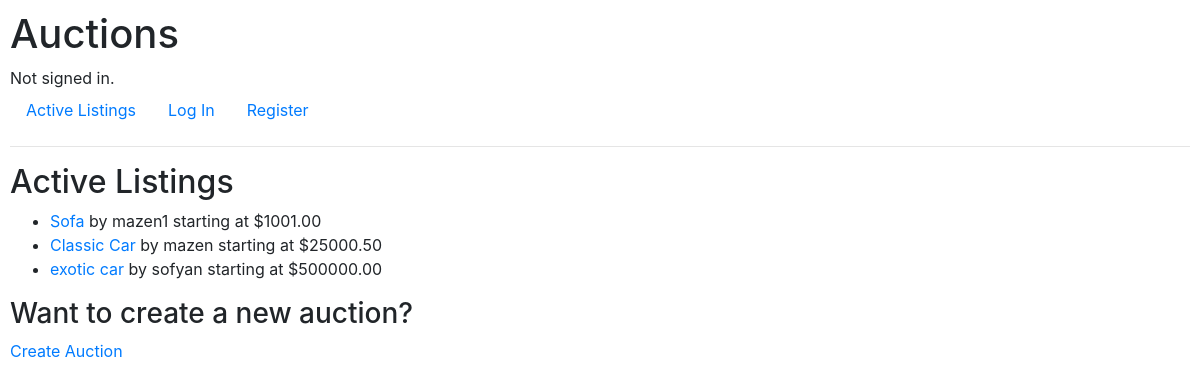
The app's page /, older data.
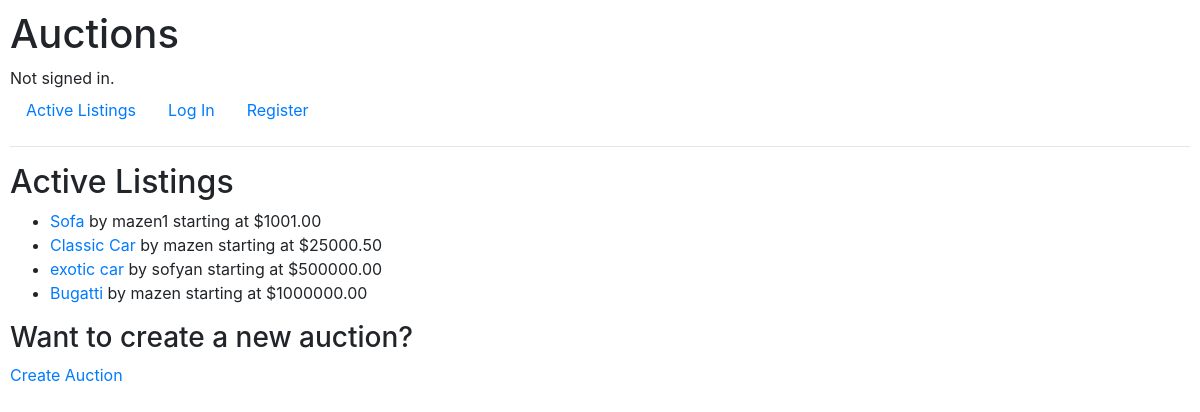
The same page, newer data.
### auctions/models.py (models this page shows, shortened)
class Listing(models.Model):
    title = models.CharField(max_length=100)
    description = models.TextField()
    starting_bid = models.DecimalField(max_digits=10, decimal_places=2)
    image_url = models.URLField(blank=True, null=True)
    category = models.CharField(max_length=50, blank=True, null=True)
    owner = models.ForeignKey(User, on_delete=models.CASCADE, related_name="listings")
    created_at = models.DateTimeField(auto_now_add=True)
    active = models.BooleanField(default=True)  # True = auction is open

class User(AbstractUser):
    pass

### auctions/views.py (the view)
# urls.py: path("", views.index, name="index"),
def index(request):
    return render(request, "auctions/index.html", {
        "auctions": Listing.objects.filter(active=True)
    })

### auctions/templates/auctions/index.html
{% extends "auctions/layout.html" %}
{% block body %}
    <h2>Active Listings</h2>
    <ul>
        {% if auctions %}
            {% for auction in auctions %}
                <li>
                    <a href="{% url 'auctions:detail' auction.id %}">{{ auction.title }}</a>
                    <span>by {{ auction.owner }}</span>
                    <span>starting at ${{ auction.starting_bid }}</span>
                </li>
            {% endfor %}
        {% else %}
            <li>No active listings available.</li>
        {% endif %}
    </ul>
    <div>
        <h3>Want to create a new auction?</h3>
        <a href="{% url 'auctions:create' %}">Create Auction</a>
    </div>
{% endblock %}

Row changes from the older to the newer data that the page shows:
added Listing: title "Bugatti", owner "mazen", starting_bid "1000000.00"
